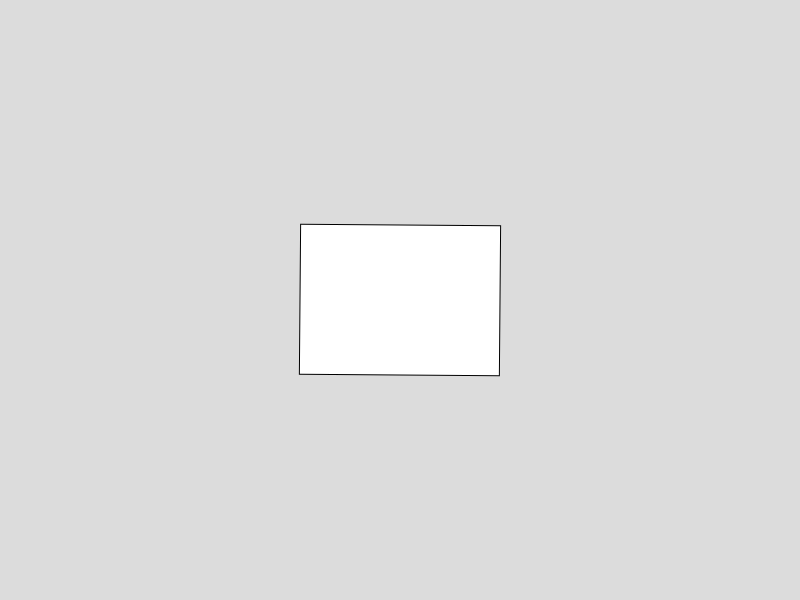
Frame 1 (no input)
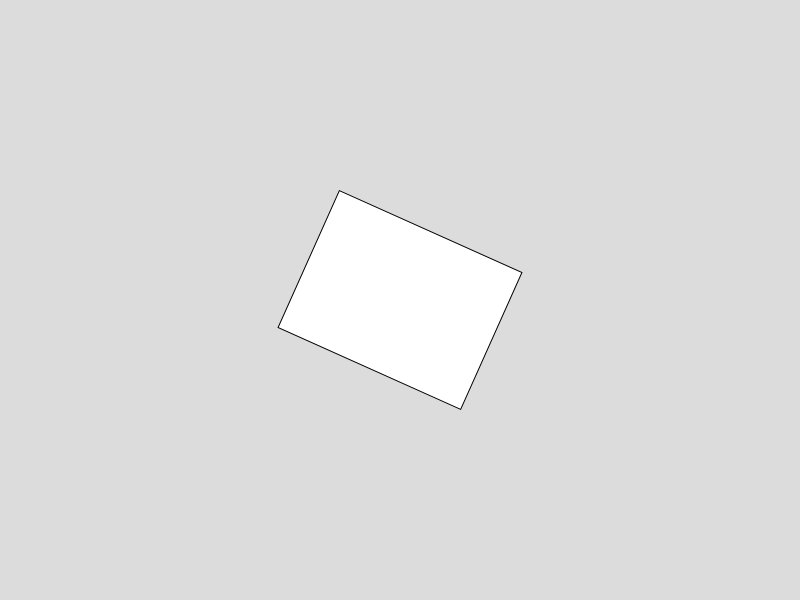
Frame 60 (no input)
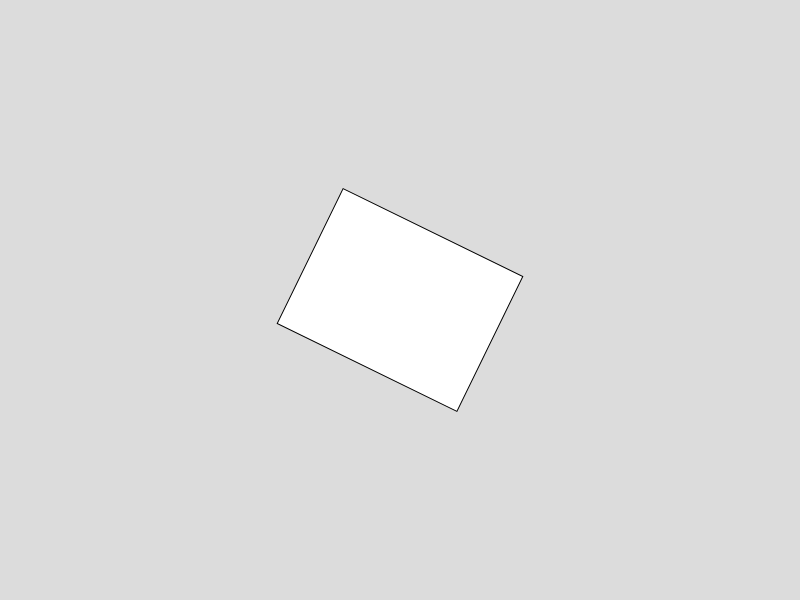
Frame 120 (the mouse pressed at the canvas centre since frame 60)

The p5.js sketch that drew these frames (run headless with seeded random() and noise() and a simulated clock; from frame 60 on, the mouse is pressed at the canvas centre):

// p5.js sketch
// ── sketch.js
let angle = 0.01

function setup() {
    createCanvas(800, 600)
}

function draw() {
    background(220)

    push()
    translate(width*0.5, height*0.5)
    rotate(sin( millis()*0.001)* 0.5)
    rect(-100, -75, 200, 150)
    //createGrid(10)
    pop()

    angle += 0.01
}

function createGrid(gridResolution = 10){
    for (let i = -gridResolution*0.5; i <= gridResolution*0.5; i++){
        let x = i * width/gridResolution
        stroke(0)
        line(x,-height*0.5,x,height*0.5)
    }
    for(let i = -gridResolution*0.5; i <= gridResolution*0.5; i++){
        let y = i * height/gridResolution
        stroke(0)
        line (-width*0.5,y,width*0.5,y)
    }
}
